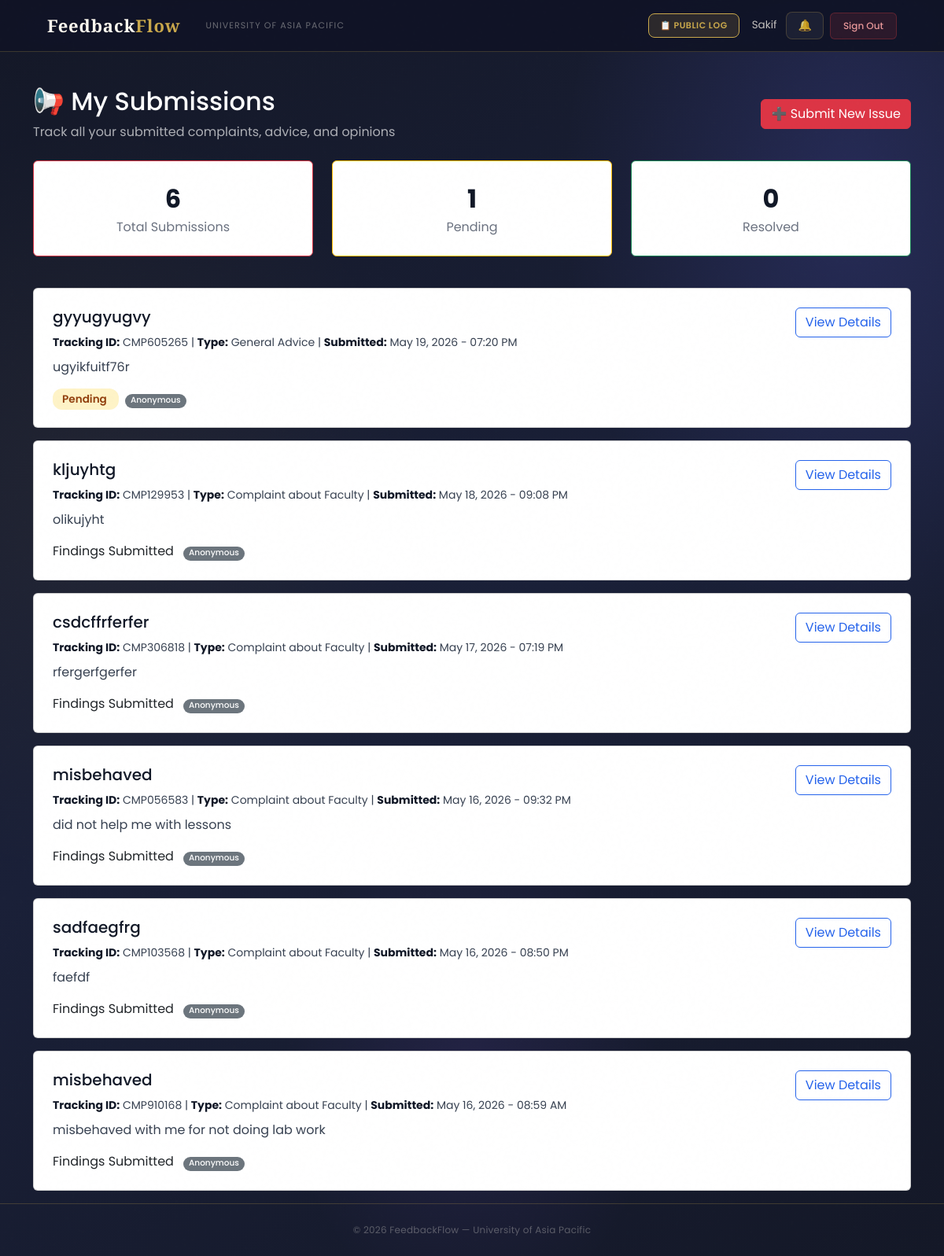
The app's page /complaints/my-complaints/ (signed in) with its own data.
### users/models.py (models this page shows, shortened)
class User(AbstractBaseUser, PermissionsMixin):
    ROLE_CHOICES = (
        ('Student',   'Student'),
        ('Faculty',   'Faculty'),
        ('HOD',       'Head of Department'),
        ('Staff',     'Staff'),
        ('DAO',       'Dean of Administration Office'),
        ('Admin',     'Administrator'),
        ('Committee', 'Committee Member'),
    )
    DEPARTMENT_CHOICES = (
        ('DBA',          'Department of Business Administration'),
        ('CSE',          'Department of Computer Science and Engineering'),
        ('CE',           'Department of Civil Engineering'),
        ('EEE',          'Department of Electrical and Electronic Engineering'),
        ('Pharmacy',     'Department of Pharmacy'),
        ('Law',          'Department of Law and Human Rights'),
        ('English',      'Department of English'),
        ('Architecture', 'Department of Architecture'),
    )
    COMMITTEE_TYPE_CHOICES = (
        ('Harassment Committee', 'Harassment Committee'),
        ('Proctorial Committee', 'Proctorial Committee'),
    )
    email          = models.EmailField(unique=True, max_length=255)
    full_name      = models.CharField(max_length=150)
    role           = models.CharField(max_length=20, choices=ROLE_CHOICES)
    department     = models.CharField(max_length=100, choices=DEPARTMENT_CHOICES, null=True, blank=True)
    student_id     = models.CharField(max_length=50, unique=True, null=True, blank=True)
    committee_type = models.CharField(max_length=50, choices=COMMITTEE_TYPE_CHOICES, null=True, blank=True)
    is_active      = models.BooleanField(default=True)
    is_staff       = models.BooleanField(default=False)
    created_at     = models.DateTimeField(auto_now_add=True)
    updated_at     = models.DateTimeField(auto_now=True)
    USERNAME_FIELD  = 'email'
    REQUIRED_FIELDS = ['full_name']
    objects = UserManager()
    class Meta:
        verbose_name        = 'User'
        verbose_name_plural = 'Users'
        ordering            = ['-created_at']
    def get_short_name(self):
        return self.full_name.split()[0] if self.full_name else self.email

### complaints/models.py (models this page shows, shortened)
class Complaint(models.Model):
    COMPLAINT_TYPE_CHOICES = (
        ('Faculty',  'Complaint about Faculty'),
        ('HOD',      'Complaint about HOD'),
        ('Staff',    'Complaint about Staff'),
        ('Facility', 'Facility Issue'),
        ('Advice',   'General Advice'),
        ('Opinion',  'Opinion/Suggestion'),
    )
    STATUS_CHOICES = (
        ('Pending',             'Pending Review'),
        ('Under Investigation', 'Under Investigation'),
        ('Findings Submitted',  'Findings Submitted'),
        ('Resolved',            'Resolved'),
        ('Escalated',           'Escalated to Higher Authority'),
    )
    PRIORITY_CHOICES = (
        ('Low',    'Low'),
        ('Medium', 'Medium'),
        ('High',   'High'),
        ('Urgent', 'Urgent'),
    )
    student             = models.ForeignKey(settings.AUTH_USER_MODEL, on_delete=models.CASCADE, related_name='complaints_submitted')
    complaint_type      = models.CharField(max_length=20, choices=COMPLAINT_TYPE_CHOICES)
    resolution_deadline = models.DateField(null=True, blank=True, help_text='Deadline for resolving this complaint')
    subject             = models.CharField(max_length=200)
    description         = models.TextField()
    faculty_concerned   = models.ForeignKey(
        settings.AUTH_USER_MODEL, on_delete=models.SET_NULL,
        null=True, blank=True, related_name='complaints_against',
        limit_choices_to={'role__in': ['Faculty', 'HOD', 'Staff']}
    )
    location          = models.CharField(max_length=200, blank=True, null=True)
    status            = models.CharField(max_length=30, choices=STATUS_CHOICES, default='Pending')
    priority          = models.CharField(max_length=10, choices=PRIORITY_CHOICES, default='Medium')
    assigned_to       = models.ForeignKey(settings.AUTH_USER_MODEL, on_delete=models.SET_NULL, null=True, blank=True, related_name='complaints_assigned')
    is_anonymous      = models.BooleanField(default=False)
    final_action_note = models.TextField(blank=True, null=True)
    submitted_at      = models.DateTimeField(auto_now_add=True)
    updated_at        = models.DateTimeField(auto_now=True)
    resolved_at       = models.DateTimeField(null=True, blank=True)
    tracking_id       = models.CharField(max_length=20, unique=True, editable=False)
    class Meta:
        ordering        = ['-submitted_at']
        verbose_name    = 'Complaint'
        verbose_name_plural = 'Complaints'

### complaints/views.py (the view)
# urls.py: path('my-complaints/', views.my_complaints, name='my_complaints'),
@login_required
def my_complaints(request):
    if request.user.role != 'Student':
        messages.error(request, 'Access denied.')
        return redirect('login')
    complaints_list = Complaint.objects.filter(student=request.user).order_by('-submitted_at')
    context = {
        'complaints_list': complaints_list,
        'total_complaints': complaints_list.count(),
        'pending': complaints_list.filter(status='Pending').count(),
        'resolved': complaints_list.filter(status='Resolved').count(),
        'page_title': 'My Complaints'
    }
    return render(request, 'complaints/my_complaints.html', context)

### users/context_processors.py (called while the page is built)
def notifications_count(request):
    if request.user.is_authenticated:
        from users.models import Notification, Announcement
        count = Notification.objects.filter(
            recipient=request.user,
            is_read=False
        ).count()
        active_announcements = []
        for ann in Announcement.objects.filter(is_active=True).order_by('-created_at')[:10]:
            if ann.is_visible_to(request.user):
                active_announcements.append(ann)
            if len(active_announcements) >= 3:
                break
        return {
            'unread_notifications_count': count,
            'active_announcements': active_announcements,
        }
    return {'unread_notifications_count': 0, 'active_announcements': []}

### complaints/templates/complaints/my_complaints.html (shortened to what this page needs)
{% extends 'users/base.html' %}
{% block content %}
<div class="container mt-4">
    <div class="d-flex justify-content-between align-items-center mb-4">
        <div>
            <h2 class="page-header-title">📢 My Submissions</h2>
            <p class="page-header-sub mb-0">Track all your submitted complaints, advice, and opinions</p>
        </div>
        <a href="{% url 'submit_complaint' %}" class="btn btn-danger">➕ Submit New Issue</a>
    </div>
    <div class="row mb-4">
        <div class="col-md-4 mb-3">
            <div class="card border-danger text-center">
                <div class="card-body py-4">
                    <div class="stat-card-number">{{ total_complaints }}</div>
                    <p class="text-muted mb-0">Total Submissions</p>
                </div>
            </div>
        </div>
        <div class="col-md-4 mb-3">
            <div class="card border-warning text-center">
                <div class="card-body py-4">
                    <div class="stat-card-number">{{ pending }}</div>
                    <p class="text-muted mb-0">Pending</p>
                </div>
            </div>
        </div>
        <div class="col-md-4 mb-3">
            <div class="card border-success text-center">
                <div class="card-body py-4">
                    <div class="stat-card-number">{{ resolved }}</div>
                    <p class="text-muted mb-0">Resolved</p>
                </div>
            </div>
        </div>
    </div>
    {% if complaints_list %}
        <div class="row">
            {% for complaint in complaints_list %}
            <div class="col-12 mb-3">
                <div class="card complaint-card">
                    <div class="card-body p-4">
                        <div class="row">
                            <div class="col-md-8">
                                <h5 class="mb-2">{{ complaint.subject }}</h5>
                                <p class="text-muted mb-2">
                                    <small>
                                        <strong>Tracking ID:</strong> {{ complaint.tracking_id }} |
                                        <strong>Type:</strong> {{ complaint.get_complaint_type_display }} |
                                        <strong>Submitted:</strong> {{ complaint.submitted_at|date:"M d, Y - h:i A" }}
                                    </small>
                                </p>
                                <p class="mb-3">{{ complaint.description|truncatewords:20 }}</p>
                                <div>
                                    <span class="status-{{ complaint.status|lower|cut:' ' }}">
                                        {{ complaint.status }}
                                    </span>
                                    {% if complaint.is_anonymous %}
                                        <span class="badge bg-secondary ms-2">Anonymous</span>
                                    {% endif %}
                                </div>
                            </div>
                            <div class="col-md-4 text-end d-flex flex-column align-items-end justify-content-between">
                                <a href="{% url 'complaint_detail' complaint.id %}" class="btn btn-outline-primary">
                                    View Details
                                </a>
                            </div>
                        </div>
                    </div>
                </div>
            </div>
            {% endfor %}
        </div>
    {% endif %}
</div>
{% endblock %}

### users/templates/users/base.html (shortened to what this page needs)
<!DOCTYPE html>
<html lang="en">
<head>
    <link href="https://cdn.jsdelivr.net/npm/bootstrap@5.3.0/dist/css/bootstrap.min.css" rel="stylesheet">
</head>
<body>
    <nav class="navbar navbar-expand-lg">
        <div class="container-fluid d-flex align-items-center gap-3">
            <a class="navbar-brand" href="/">Feedback<em>Flow</em></a>
            <span class="navbar-text d-none d-md-inline">University of Asia Pacific</span>
            {% if user.is_authenticated %}
            <div class="ms-auto d-flex align-items-center gap-2">
                <a href="{% url 'public_log' %}" class="btn-bell"
                    style="font-size:11px; font-weight:600; text-transform:uppercase; letter-spacing:0.05em; background:rgba(201,168,76,.15); color:var(--gold) !important; border-color:var(--gold) !important;">
                    📋 Public Log
                </a>
                <span class="nav-user-info d-none d-md-inline ms-2">{{ user.get_short_name }}</span>
                <a href="{% url 'notifications' %}" class="btn-bell ms-1">
                    🔔
                </a>
                <a href="{% url 'logout' %}" class="btn-logout">Sign Out</a>
            </div>
            {% endif %}
        </div>
    </nav>
    <main>
        {% block content %}{% endblock %}
    </main>
    <footer>
        <p>© 2026 FeedbackFlow — University of Asia Pacific</p>
    </footer>
</body>
</html>

### records on screen
User: get_short_name "Sakif"
Complaint: subject "gyyugyugvy", tracking_id "CMP605265", complaint_type "General Advice", submitted_at "May 19, 2026 - 07:20 PM", description "ugyikfuitf76r", status "Pending", is_anonymous "Anonymous"
Complaint: subject "kljuyhtg", tracking_id "CMP129953", complaint_type "Complaint about Faculty", submitted_at "May 18, 2026 - 09:08 PM", description "olikujyht", status "Findings Submitted", is_anonymous "Anonymous"
Complaint: subject "csdcffrferfer", tracking_id "CMP306818", complaint_type "Complaint about Faculty", submitted_at "May 17, 2026 - 07:19 PM", description "rfergerfgerfer", status "Findings Submitted", is_anonymous "Anonymous"
Complaint: subject "misbehaved", tracking_id "CMP056583", complaint_type "Complaint about Faculty", submitted_at "May 16, 2026 - 09:32 PM", description "did not help me with lessons", status "Findings Submitted", is_anonymous "Anonymous"
Complaint: subject "sadfaegfrg", tracking_id "CMP103568", complaint_type "Complaint about Faculty", submitted_at "May 16, 2026 - 08:50 PM", description "faefdf", status "Findings Submitted", is_anonymous "Anonymous"
Complaint: subject "misbehaved", tracking_id "CMP910168", complaint_type "Complaint about Faculty", submitted_at "May 16, 2026 - 08:59 AM", description "misbehaved with me for not doing lab work", status "Findings Submitted", is_anonymous "Anonymous"

### other values on screen
{{ total_complaints }} "6"
{{ pending }} "1"
{{ resolved }} "0"
